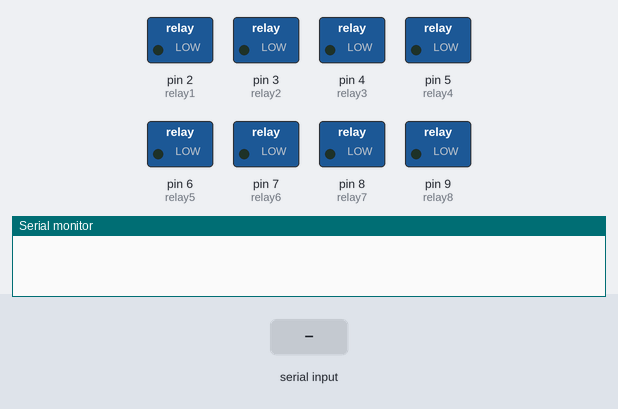
This sketch was run on a simulated Arduino Uno, built with avr-gcc and run on an emulated ATmega328P. Parts: switched loads named in the sketch (green lamp = pin HIGH), the last lines printed to the serial monitor. The test bench sets the inputs (shaded band).

Above: at 1.2 s.
1.3 s: "1 ON" received over Serial
At 2.3 s:
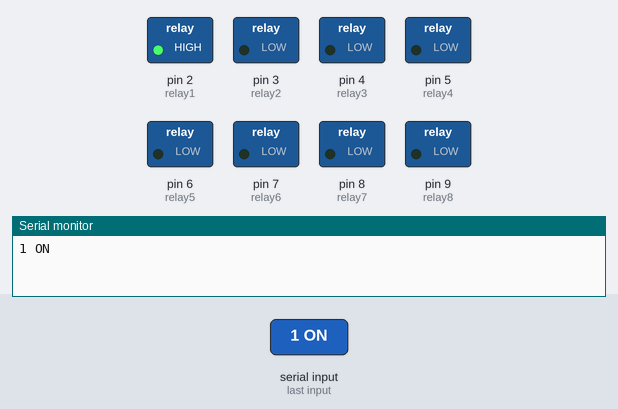
2.8 s: "2 ON" received over Serial
At 3.4 s:
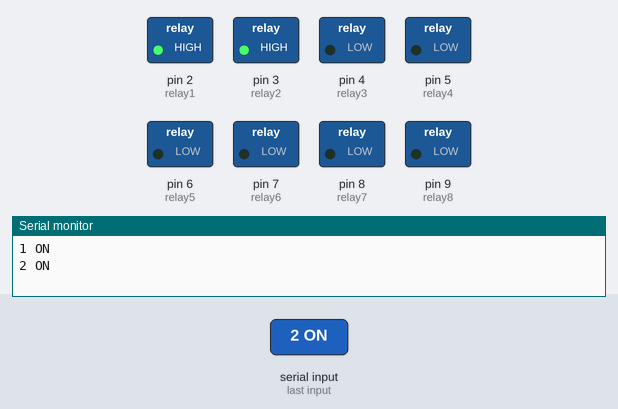
4.3 s: "1 OFF" received over Serial
At 4.7 s:
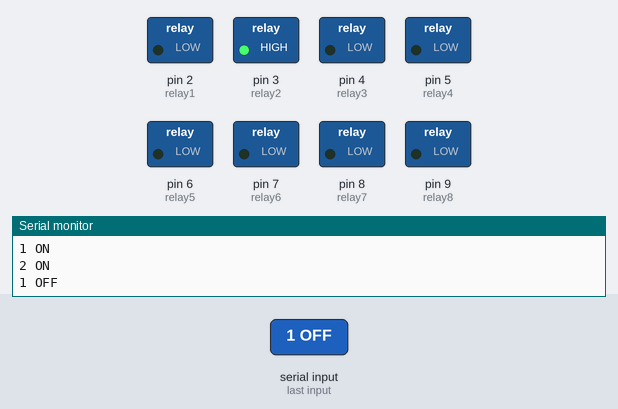
5.8 s: "3 ON" received over Serial
At 6.9 s:
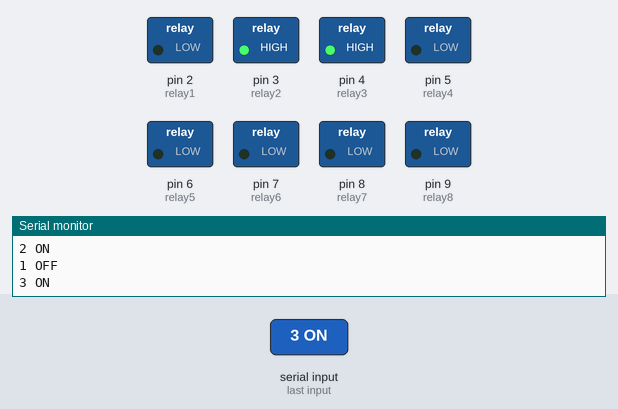
7.3 s: "2 OFF" received over Serial
At 8.2 s:
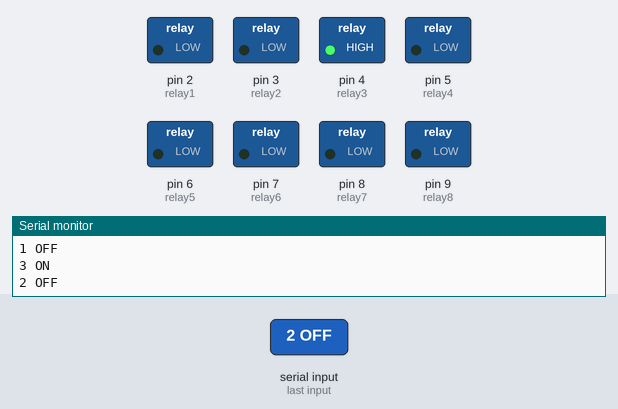
8.8 s: "4 ON" received over Serial
At 9.2 s:
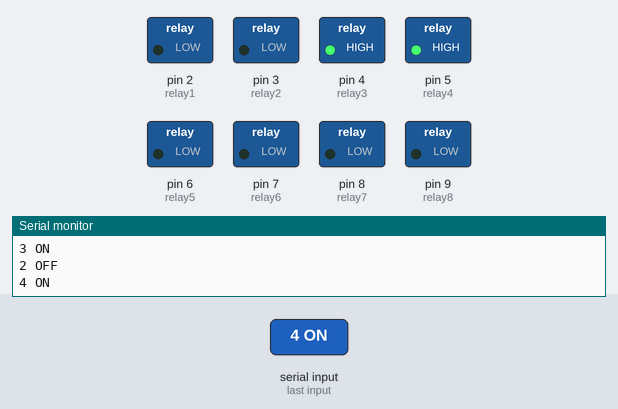
Timing chart, 0 to 11.3 s (numbered marks = the images above; inputs shaded):
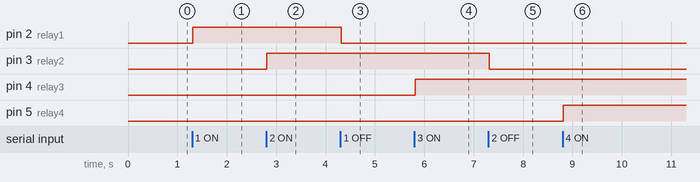

The sketch:

SMART_LIGHT_SYSTEM.ino
```cpp
int relay1 = 2;
int relay2 = 3;
int relay3 = 4;
int relay4 = 5;

int relay5 = 6;
int relay6 = 7;
int relay7 = 8;
int relay8 = 9;

String readString;
void setup() {
  Serial.begin(9600);
  pinMode(relay1, OUTPUT);
  pinMode(relay2, OUTPUT);
  pinMode(relay3, OUTPUT);
  pinMode(relay4, OUTPUT);
  pinMode(relay5, OUTPUT);
  pinMode(relay6, OUTPUT);
  pinMode(relay7, OUTPUT);
  pinMode(relay8, OUTPUT);
  }
void loop() {

  while (Serial.available()) {
    delay(3);
    char c = Serial.read();
    readString += c;
  }
  if (readString.length() >0) {
    Serial.println(readString);
    if (readString == "1 ON" )
    {
      digitalWrite(relay1, HIGH);
    }
    if (readString == "1 OFF")
    {
      digitalWrite(relay1, LOW);
    }
    //relay2
    if (readString == "2 ON")
    {
      digitalWrite(relay2, HIGH);
    }
    if (readString == "2 OFF")
    {
      digitalWrite(relay2, LOW);
    }
    //relay3
    if (readString == "3 ON")
    {
      digitalWrite(relay3, HIGH);
    }
    if (readString == "3 OFF")
    {
      digitalWrite(relay3, LOW);
    }
    //relay4
    if (readString == "4 ON")
    {
      digitalWrite(relay4, HIGH);
    }
    if (readString == "4 OFF")
    {
      digitalWrite(relay4, LOW);
    }

    if (readString == "5 ON" )
    {
      digitalWrite(relay5, LOW);
    }
    if (readString == "5 OFF")
    {
      digitalWrite(relay5, HIGH);
    }
    //relay2
    if (readString == "6 ON")
    {
      digitalWrite(relay6, LOW);
    }
    if (readString == "6 OFF")
    {
      digitalWrite(relay6, HIGH);
    }
    //relay3
    if (readString == "7 ON")
    {
      digitalWrite(relay7, LOW);
    }
    if (readString == "7 OFF")
    {
      digitalWrite(relay7, HIGH);
    }
    //relay4
    if (readString == "8 ON")
    {
      digitalWrite(relay8, LOW);
    }
    if (readString == "8 OFF")
    {
      digitalWrite(relay8, HIGH);
    }


    //All on / off
    if (readString == "ALL ON")
    {
      digitalWrite(relay1, HIGH);
      digitalWrite(relay2, HIGH);
      digitalWrite(relay3, HIGH);
      digitalWrite(relay4, HIGH);
digitalWrite(relay5, LOW);
      digitalWrite(relay6, LOW);
      digitalWrite(relay7, LOW);
      digitalWrite(relay8, LOW);

    }
    if (readString == "ALL OFF")
    {
      digitalWrite(relay1, LOW);
      digitalWrite(relay2, LOW);
      digitalWrite(relay3, LOW);
      digitalWrite(relay4, LOW);
    digitalWrite(relay5, HIGH);
      digitalWrite(relay6, HIGH);
      digitalWrite(relay7, HIGH);
      digitalWrite(relay8, HIGH);

    }
    //next
    readString="";
  }
}
```

Measured:
- after the input at 1.3 s, pin 2 (relay1): LOW → HIGH at once
- after the input at 2.8 s, pin 3 (relay2): LOW → HIGH at once
- after the input at 4.3 s, pin 2 (relay1): HIGH → LOW at once
- after the input at 5.8 s, pin 4 (relay3): LOW → HIGH at once
- after the input at 7.3 s, pin 3 (relay2): HIGH → LOW at once
- after the input at 8.8 s, pin 5 (relay4): LOW → HIGH at once
